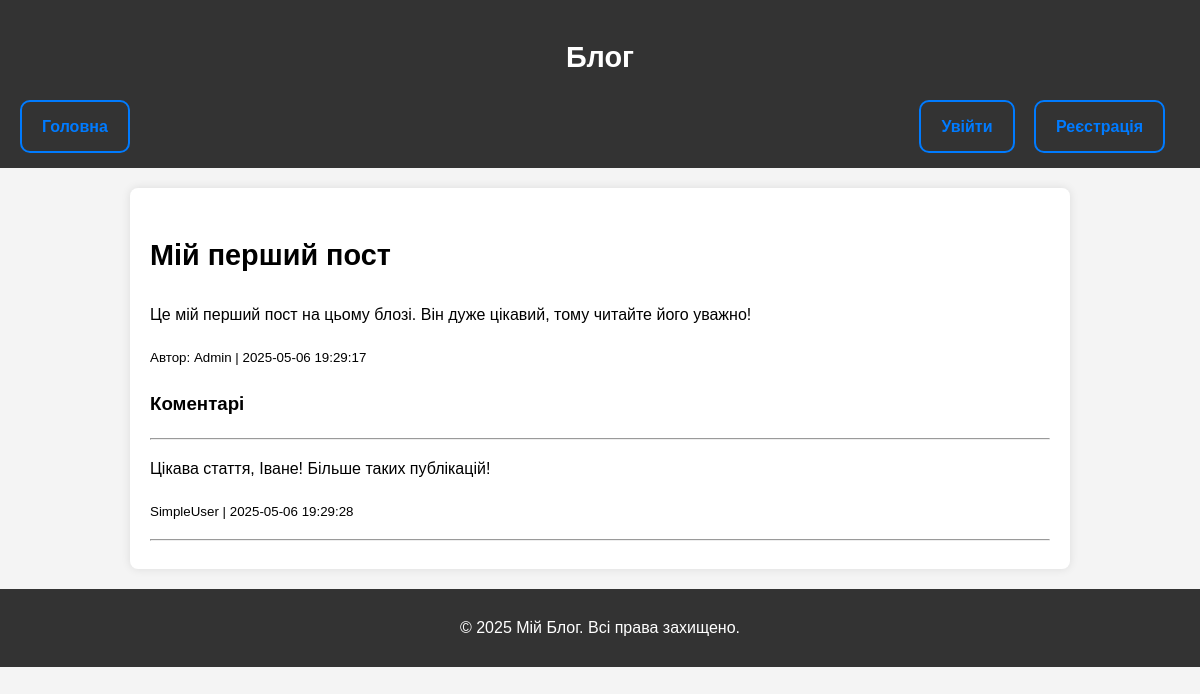
The app's page /pages/post.php?id=1 with its own data.
### tables this page shows
CREATE TABLE `posts` (
  `id` int NOT NULL,
  `user_id` int NOT NULL,
  `title` varchar(255) NOT NULL,
  `content` text NOT NULL,
  `created_at` timestamp NULL DEFAULT CURRENT_TIMESTAMP
);

CREATE TABLE `users` (
  `id` int NOT NULL,
  `username` varchar(50) NOT NULL,
  `email` varchar(100) NOT NULL,
  `password` varchar(255) NOT NULL,
  `created_at` timestamp NULL DEFAULT CURRENT_TIMESTAMP,
  `first_name` varchar(255) DEFAULT NULL,
  `last_name` varchar(255) DEFAULT NULL,
  `age` int DEFAULT NULL,
  `gender` enum('Male','Female','Other') DEFAULT NULL,
  `address` varchar(255) DEFAULT NULL,
  `website` varchar(255) DEFAULT NULL
);

CREATE TABLE `comments` (
  `id` int NOT NULL,
  `post_id` int NOT NULL,
  `user_id` int NOT NULL,
  `content` text NOT NULL,
  `created_at` timestamp NULL DEFAULT CURRENT_TIMESTAMP
);

### pages/post.php (the view, shortened to what this page needs)
<?php
include('../includes/blocks/header.php');
include('../includes/database/db.php');
$post_id = $_GET['id'] ?? null;
$stmt = $pdo->prepare("SELECT p.*, u.username FROM posts p JOIN users u ON p.user_id = u.id WHERE p.id = ?");
$stmt->execute([$post_id]);
$post = $stmt->fetch();
?>
<article>
    <h1><?= htmlspecialchars($post['title']) ?></h1>
    <p><?= nl2br(htmlspecialchars($post['content'])) ?></p>
    <p><small>Автор: <?= htmlspecialchars($post['username']) ?> | <?= $post['created_at'] ?></small></p>
</article>
<?php include('comment.php'); ?>
<?php include('../includes/blocks/footer.php'); ?>

### pages/comment.php (shortened to what this page needs)
<?php
global $pdo;
$stmt = $pdo->prepare("SELECT c.*, u.username FROM comments c JOIN users u ON c.user_id = u.id WHERE post_id = ? ORDER BY c.created_at DESC");
$stmt->execute([$post_id]);
echo "<h3>Коментарі</h3><hr>";
while ($c = $stmt->fetch()):
?>
    <div>
        <p><?= nl2br(htmlspecialchars($c['content'])) ?></p>
        <p><small><?= htmlspecialchars($c['username']) ?> | <?= $c['created_at'] ?></small></p>
    </div>
<hr>
<?php endwhile; ?>

### assets/css/style.css (style rules this page uses)
body { font-family: Arial, sans-serif; line-height: 1.6; margin: 0; padding: 0; background-color: #f4f4f4; }
article { margin-bottom: 20px; }
h1, h2 { font-size: 1.8em; }

### records on screen
posts: title "Мій перший пост", content "Це мій перший пост на цьому блозі. Він дуже цікавий, тому читайте його уважно!", user.username "Admin", created_at "2025-05-06 19:29:17"
comments: content "Цікава стаття, Іване! Більше таких публікацій!", user.username "SimpleUser", created_at "2025-05-06 19:29:28"
